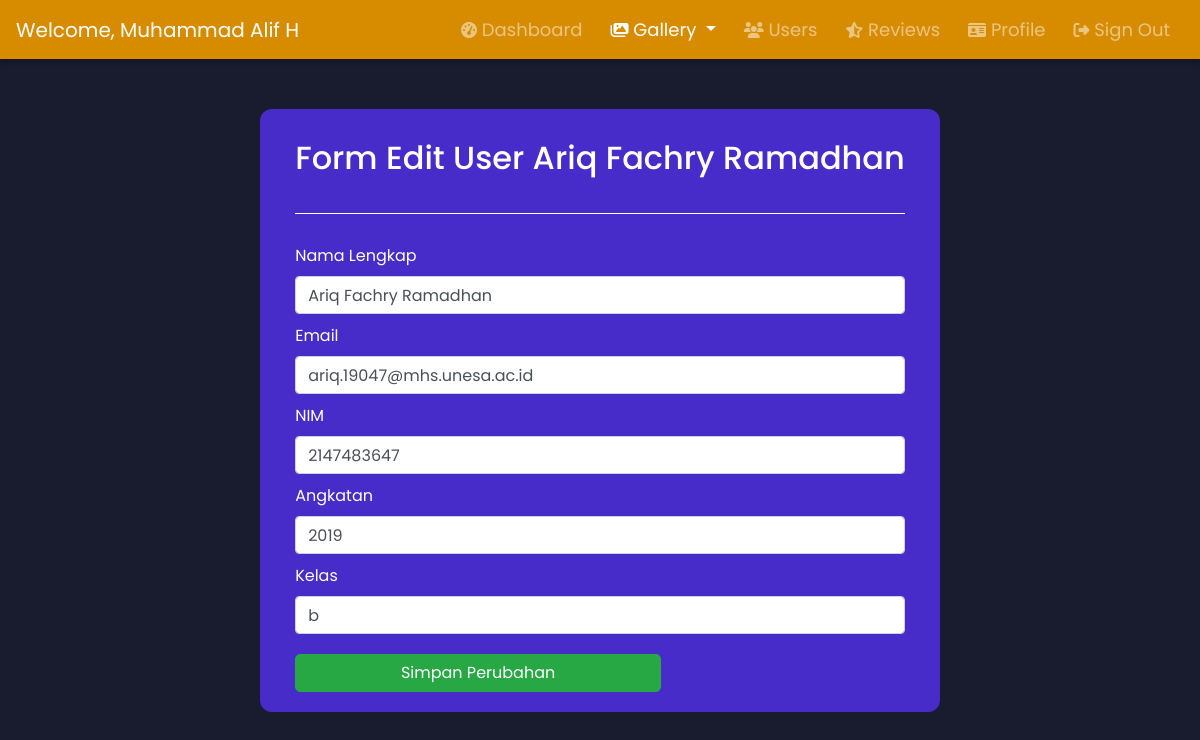
The app's page /User_Regist/admin-user-edit?id=32 (signed in) with its own data.
### tables this page shows
CREATE TABLE `users` (
  `id` int(11) NOT NULL,
  `namalengkap` varchar(100) NOT NULL,
  `email` varchar(200) NOT NULL,
  `nim` bigint(20) NOT NULL,
  `angkatan` year(4) NOT NULL,
  `kelas` varchar(2) NOT NULL,
  `verified` tinyint(4) NOT NULL,
  `token` varchar(100) NOT NULL,
  `password` varchar(255) NOT NULL,
  `usertype` varchar(20) NOT NULL
);

### User_Regist/admin-user-edit.php (the view, shortened to what this page needs)
<?php
    include 'header-admin.php';
  if (isset($_GET['id'])) {
    $id = ($_GET['id']);
    $query = "SELECT * FROM users WHERE id='$id'";
    $result = mysqli_query($conn, $query);
    $data = mysqli_fetch_assoc($result);
  } else {
    echo "<script>alert('Masukkan data id.');window.location='admin-usersConfig';</script>";
  }
  ?>
<section>
<div class="container anim" id="box" style=" margin-top: 50px; color:white; padding-top: 30px; width:fit-content">
            <div class="d-flex justify-content-center">
                <div >
                    <div class="container">
                        <h2 style="margin-bottom: 12px" class="align-items-center">Form Edit User <?php echo $data['namalengkap']; ?></h2>
                        <hr style="border-top: 1px solid white; margin-bottom: 30px; margin-top: 36px">
                        <form method="POST" action="admin-user-edit-proses" enctype="multipart/form-data">
                            <label class="label control-label">Nama Lengkap</label>
                            <input type="text" class="form-control" name="namalengkap" placeholder="namalengkap" value="<?php echo $data['namalengkap']; ?>">
                            <label class="label control-label">Email</label>
                            <input type="text" class="form-control" name="email" placeholder="email" value="<?php echo $data['email']; ?>">
                            <label class="label control-label">NIM</label>
                            <input type="text" class="form-control" name="nim" placeholder="nim" value="<?php echo $data['nim']; ?>">
                            <label class="label control-label">Angkatan</label>
                            <input type="text" class="form-control" name="angkatan" placeholder="angkatan" value="<?php echo $data['angkatan']; ?>">
                            <label class="label control-label">Kelas</label>
                            <input type="text" class="form-control" name="kelas" placeholder="kelas" value="<?php echo $data['kelas']; ?>">
                            <button name="submit-btn" type="submit" class="btn btn-success" data-toggle="modal" data-target="#exampleModal" style="margin-top: 10px; width: 30%; border-radius: 5px" >
                                Simpan Perubahan
                            </button>
                        </form>
                    </div>
                    </div>
                </div>
            </div>
    </body>
    <br>
    <br>
</html>

### src/css/dashboard_admin.css (style rules this page uses)
* { margin: 0; padding: 0; box-sizing: border-box; font-family: 'Poppins', sans-serif; }
body, html { height: 100%; scroll-behavior: smooth; background-color: #191c2f; }
h2 { color: white; margin-bottom: 20px; }
input { width: 20%; margin-bottom: 10px; }
#box { background-color: #472CCA; width: 90%; padding: 20px; border-radius: 12px; }
.btn { min-width: 60% !important; width: 60%; max-width: 100%; }
.anim { animation: opac 4s ease; transition: transform .4s ; }

### records on screen
users: namalengkap "Ariq Fachry Ramadhan", email "ariq.19047@mhs.unesa.ac.id", nim "2147483647", angkatan "2019", kelas "b"

### other values on screen
$_SESSION['namalengkap'] "Muhammad Alif H"
